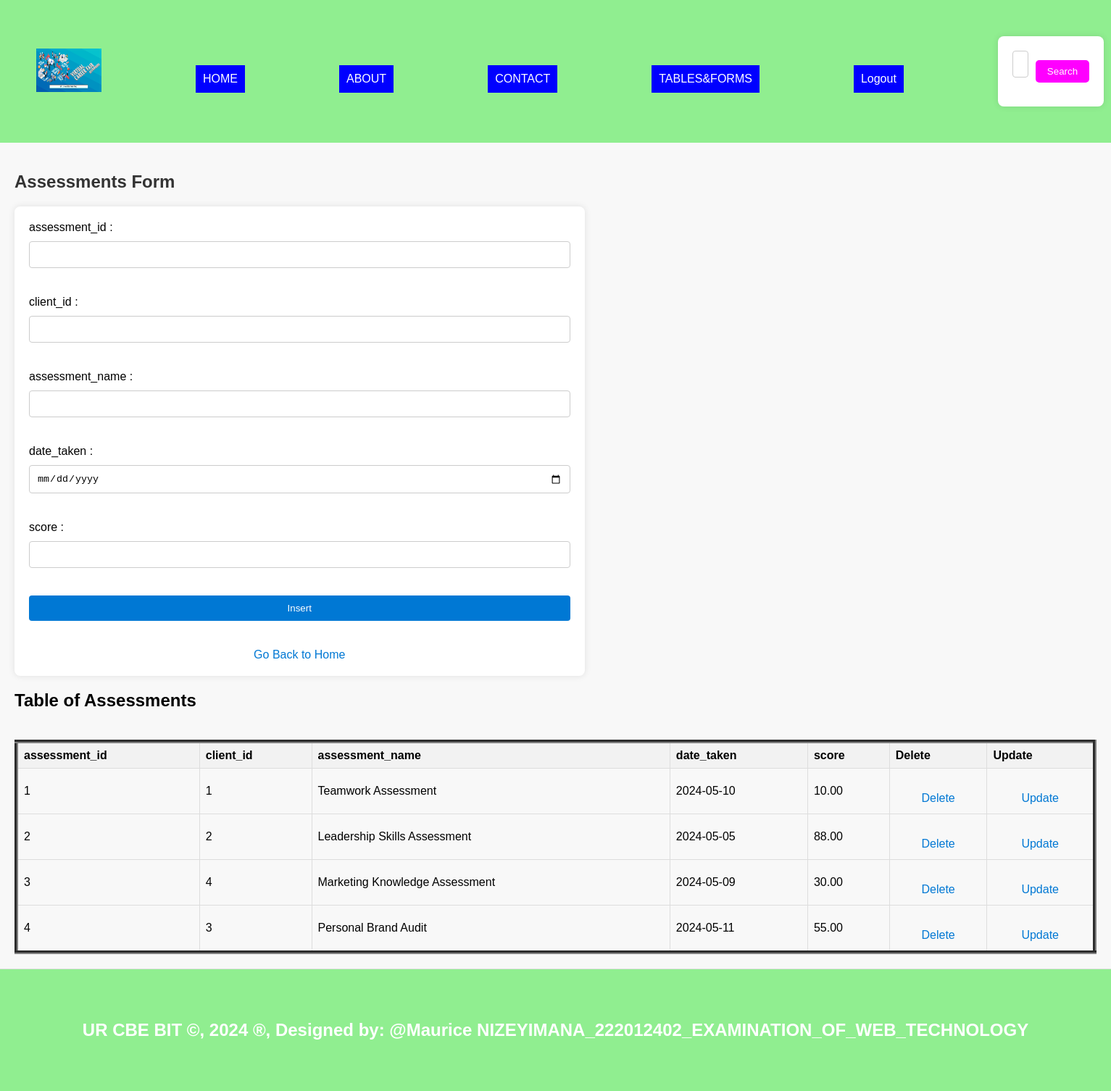
The page /Assessments.php on the database its author committed.
### tables this page shows
CREATE TABLE `assessments` (
  `assessment_id` int(11) NOT NULL,
  `client_id` int(11) DEFAULT NULL,
  `assessment_name` varchar(100) DEFAULT NULL,
  `date_taken` date DEFAULT NULL,
  `score` decimal(5,2) DEFAULT NULL
);

### Assessments.php (the view, shortened to what this page needs)
<?php
include "menu.php";
?>
<!DOCTYPE html>
<html>
<head>
</head>
<body>
<section>
    <h1>Assessments Form</h1>
    <form method="post" onsubmit="return confirmInsert();">
        <label for="assessid">assessment_id     :</label>
        <input type="number" id="assessid" name="assessid"><br><br>
        <label for="clientid">client_id    :</label>
        <input type="number" id="clientid" name="clientid" required><br><br>
        <label for="assessn">assessment_name    :</label>
        <input type="text" id="assessn" name="assessn" required><br><br>
        <label for="datet">date_taken   :</label>
        <input type="date" id="datet" name="datet" required><br><br>
        <label for="score"> score    :</label>
        <input type="number" id="score" name="score" required><br><br>
        <input type="submit" name="add" value="Insert"><br><br>
        <a href="./home.php">Go Back to Home</a>
    </form>
    <center><h2>Table of Assessments</h2></center>
    <table border="5">
        <tr>
            <th>assessment_id</th>
            <th>client_id</th>
            <th>assessment_name</th>
            <th>date_taken</th>
            <th>score</th>
            <th>Delete</th>
            <th>Update</th>
        </tr>
        <?php
        include "database_connection.php";
        $sql = "SELECT * FROM Assessments";
        $result = $connection->query($sql);
        if ($result->num_rows > 0) {
            while ($row = $result->fetch_assoc()) {
                $assessment_id = $row['assessment_id'];
                echo "<tr>
                    <td>" . $row['assessment_id'] . "</td>
                    <td>" . $row['client_id'] . "</td>
                    <td>" . $row['assessment_name'] . "</td>
                    <td>" . $row['date_taken'] . "</td>
                    <td>" . $row['score'] . "</td>
                    <td><a style='padding:4px' href='delete_Assessments.php?assessment_id=$assessment_id'>Delete</a></td>
                    <td><a style='padding:4px' href='update_Assessments.php?assessment_id=$assessment_id'>Update</a></td>
                </tr>";
            }
        } else {
            echo "<tr><td colspan='6'>No data found</td></tr>";
        }
        ?>
    </table>
</body>
 <footer>
    <center><b><h2>UR CBE BIT &copy, 2024 &reg, Designed by: @Maurice NIZEYIMANA_222012402_EXAMINATION_OF_WEB_TECHNOLOGY</h2></b></center>
  </footer>
</body>
</html>

### style.css (style rules this page uses)
body { font-family: Arial, sans-serif; margin: 0; padding: 0; }
section { padding:82px; border-bottom: 1px solid #ddd; }
footer { text-align: center; padding: 20px; background-color:darkmagenta; }

### menu.php (style rules this page uses)
body { background-image: url('./Image/virtual.jpeg'); background-size: cover; margin: 0; padding: 0; }
footer { background-color: lightgreen; padding: 50px; text-align: center; color: white; }

### Assessments.php (style rules this page uses)
body { font-family: Arial, sans-serif; background-color: #f8f8f8; margin: 0; padding: 0; }
section { padding: 20px; display: flex; justify-content: flex-start; align-items: flex-start; flex-direction: column; }
h1 { text-align: center; color: #333; }
form { width: 50%; margin-right: auto; background-color: #fff; padding: 20px; border-radius: 8px; box-shadow: 0 0 10px rgba(0, 0, 0, 0.1); }
label { display: block; margin-bottom: 10px; }
input[type="number"], input[type="text"], input[type="date"] { width: 100%; padding: 10px; margin-bottom: 20px; border: 1px solid #ccc; border-radius: 4px; box-sizing: border-box; }
input[type="submit"] { width: 100%; padding: 10px; background-color: #0078D4; color: #fff; border: none; border-radius: 4px; cursor: pointer; transition: background-color 0.3s; }
a { display: block; text-align: center; color: #0078D4; text-decoration: none; margin-top: 20px; }
table { width: 100%; border-collapse: collapse; margin-top: 20px; }
th, td { border: 1px solid #ddd; padding: 8px; text-align: left; }
th { background-color: #f2f2f2; }

### rows shown on the page
assessments: assessment_id "1", client "1", assessment_name "Teamwork Assessment", date_taken "2024-05-10", score "10.00"
assessments: assessment_id "2", client "2", assessment_name "Leadership Skills Assessment", date_taken "2024-05-05", score "88.00"
assessments: assessment_id "3", client "4", assessment_name "Marketing Knowledge Assessment", date_taken "2024-05-09", score "30.00"
assessments: assessment_id "4", client "3", assessment_name "Personal Brand Audit", date_taken "2024-05-11", score "55.00"
